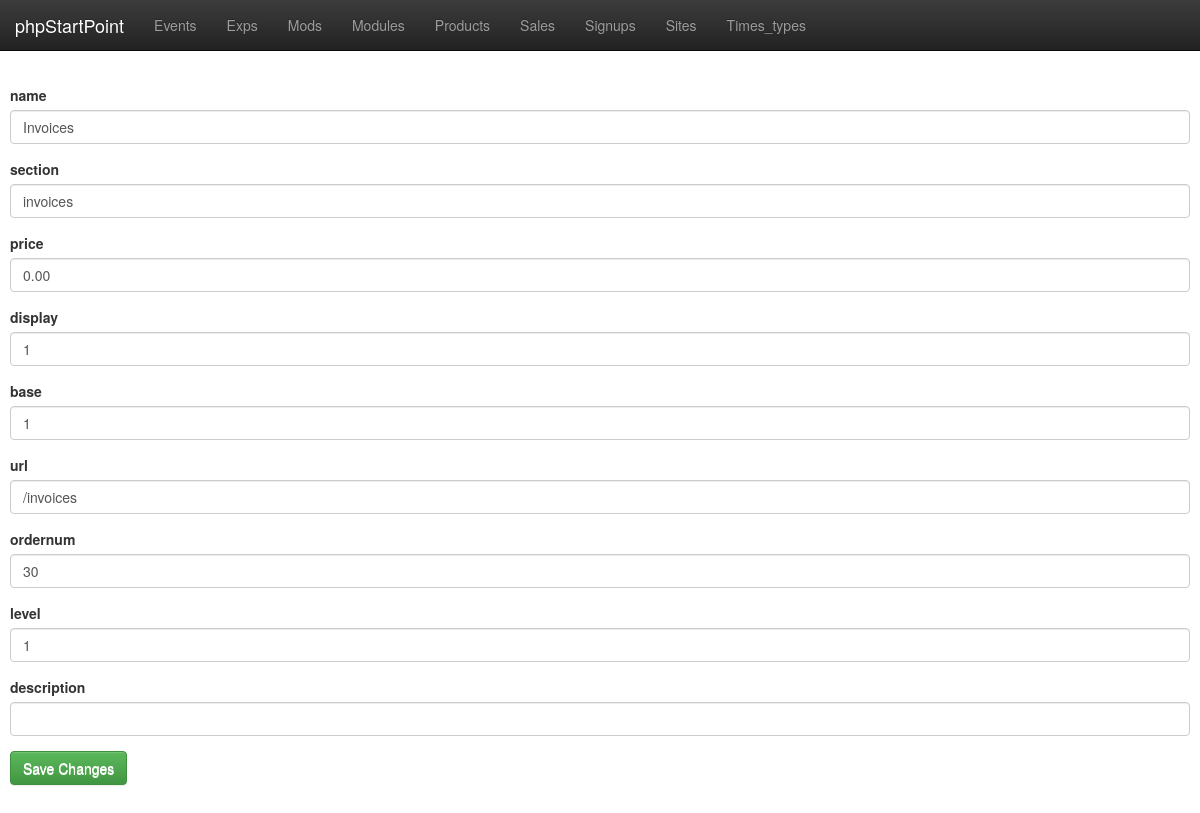
Page /pub/phpstartpoint/athcore/www/modules/edit.php?id=3 on the committed database.
### tables this page shows
CREATE TABLE `modules` (
  `modulesid` INT unsigned NOT NULL AUTO_INCREMENT,
  `name` varchar(45) DEFAULT NULL,
  `section` varchar(45) DEFAULT NULL,
  `price` decimal(10,2) DEFAULT NULL,
  `display` tinyint(4) DEFAULT '1',
  `base` tinyint(4) DEFAULT '1',
  `url` varchar(255) NOT NULL,
  `ordernum` int(2) NOT NULL DEFAULT '999',
  `level` smallint(5) unsigned NOT NULL DEFAULT '10',
  `description` text,
  PRIMARY KEY (`modulesid`)
);

### php/lib/obj/Modules.php (called while the page is built, shortened)
<?php
class Modules
{
private $modulesid;
private $name;
private $section;
private $price;
private $display;
private $base;
private $url;
private $ordernum;
private $level;
private $description;
	public function setModulesid($modulesid)
	{
		$this->modulesid = $modulesid;
	}
	public function setName($name)
	{
		$this->name = $name;
	}
	public function getName()
	{
		return $this->name;
	}
	public function setSection($section)
	{
		$this->section = $section;
	}
	public function getSection()
	{
		return $this->section;
	}
	public function setPrice($price)
	{
		$this->price = $price;
	}
	public function getPrice()
	{
		return $this->price;
	}
	public function setDisplay($display)
	{
		$this->display = $display;
	}
	public function getDisplay()
	{
		return $this->display;
	}
	public function setBase($base)
	{
		$this->base = $base;
	}
	public function getBase()
	{
		return $this->base;
	}
	public function setUrl($url)
	{
		$this->url = $url;
	}
	public function getUrl()
	{
		return $this->url;
	}
	public function setOrdernum($ordernum)
	{
		$this->ordernum = $ordernum;
	}
	public function getOrdernum()
	{
		return $this->ordernum;
	}
	public function setLevel($level)
	{
		$this->level = $level;
	}
	public function getLevel()
	{
		return $this->level;
	}
	public function setDescription($description)
	{
		$this->description = $description;
	}
	public function getDescription()
	{
		return $this->description;
	}
	public function loadModules() {
		global $db;
		$res = $db->select('SELECT modulesid,name,section,price,display,base,url,ordernum,level,description FROM modules WHERE modulesid=?', array($this->modulesid), 'd');
	}
}
?>

### pub/phpstartpoint/athcore/lib/DB.php (called while the page is built, shortened)
<?php
class DB
    {
        public function __construct()
        {
            $config = parse_ini_file('/srv/ath/src/pub/phpstartpoint/athcore/etc/db.conf');
            $this->user = $config['dbuser'];
            $this->password = $config['dbpw'];
            $this->database = $config['db'];
            $this->host = $config['host'];
            $this->db = $this->connect();
        }
        protected function connect()
        {
            return new mysqli($this->host, $this->user, $this->password, $this->database);
        }
        public function select($query, $data, $format)
        {
            $stmt = $this->db->prepare($query);
            array_unshift($data, $format);
            call_user_func_array(array(
                $stmt,
                'bind_param'
            ), $this->ref_values($data));
            $stmt->execute();
            $result = $stmt->get_result();
            while ($row = $result->fetch_object()) {
                $results[] = $row;
            }
            return $results;
        }
        private function ref_values($array)
        {
            $refs = array();
            foreach ($array as $key => $value) {
                $refs[$key] = &$array[$key];
            }
            return $refs;
        }
    }
?>

### pub/phpstartpoint/athcore/www/modules/edit.php (the view, shortened to what this page needs)
<?php
include "/srv/ath/src/pub/phpstartpoint/athcore/lib/DB.php";
$db = new DB();
include "/srv/ath/src/pub/phpstartpoint/athcore/lib/Modules.php";
include "/srv/ath/src/pub/phpstartpoint/athcore/tmpl/header.php";
$modules = new Modules();
$modules->setModulesid($_GET['id']);
$modules->loadModules();
?>
<form role="form" action="<?php echo $_SERVER['PHP_SELF']?>?go=y&amp;id=<?php echo $_GET['id']; ?>"
	enctype="multipart/form-data" method="post">
	<div class="form-group">
	<label for="name">name</label>
	<input type="text" name="name" id="name" value="<?php echo $modules->getName();?>" class="form-control">
	</div>
	<div class="form-group">
	<label for="section">section</label>
	<input type="text" name="section" id="section" value="<?php echo $modules->getSection();?>" class="form-control">
	</div>
	<div class="form-group">
	<label for="price">price</label>
	<input type="text" name="price" id="price" value="<?php echo $modules->getPrice();?>" class="form-control">
	</div>
	<div class="form-group">
	<label for="display">display</label>
	<input type="text" name="display" id="display" value="<?php echo $modules->getDisplay();?>" class="form-control">
	</div>
	<div class="form-group">
	<label for="base">base</label>
	<input type="text" name="base" id="base" value="<?php echo $modules->getBase();?>" class="form-control">
	</div>
	<div class="form-group">
	<label for="url">url</label>
	<input type="text" name="url" id="url" value="<?php echo $modules->getUrl();?>" class="form-control">
	</div>
	<div class="form-group">
	<label for="ordernum">ordernum</label>
	<input type="text" name="ordernum" id="ordernum" value="<?php echo $modules->getOrdernum();?>" class="form-control">
	</div>
	<div class="form-group">
	<label for="level">level</label>
	<input type="text" name="level" id="level" value="<?php echo $modules->getLevel();?>" class="form-control">
	</div>
	<div class="form-group">
	<label for="description">description</label>
	<input type="text" name="description" id="description" value="<?php echo $modules->getDescription();?>" class="form-control">
	</div>
<input type=submit value="Save Changes" class="btn btn-default btn-success">
</form>
<?php
include "/srv/ath/src/pub/phpstartpoint/athcore/tmpl/footer.php";
?>

### pub/phpstartpoint/athcore/www/css/sitestyle.css (style rules this page uses)
body { padding-top: 70px; padding-bottom: 30px; padding-left: 10px; padding-right: 10px; }

### rows in the picture
modules: name "Invoices", section "invoices", price "0.00", display "1", base "1", url "/invoices", ordernum "30", level "1"
